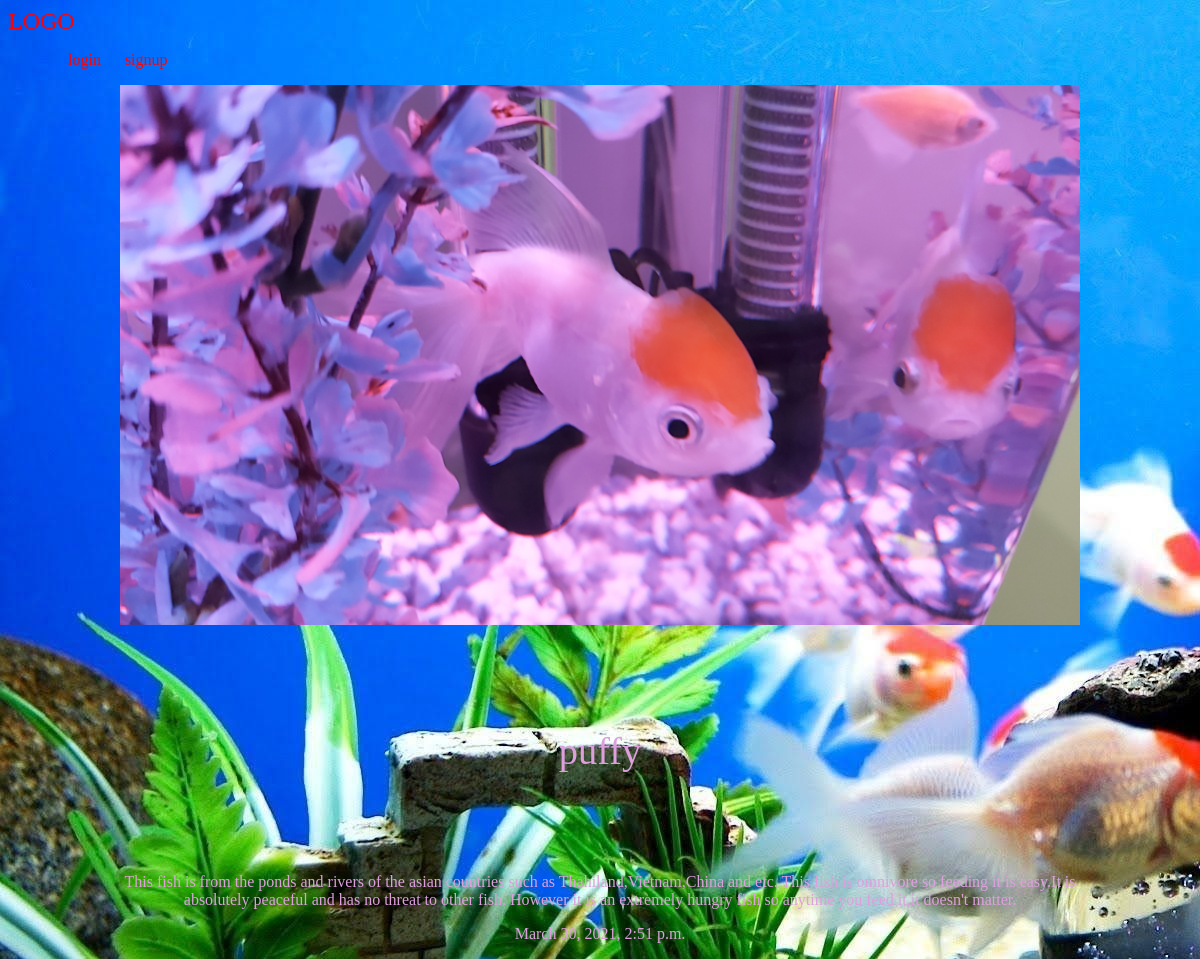
Screenshot of /shit/puffy with the database file from the repository.
### shit/models.py (models this page shows, shortened)
class Shit(models.Model):
    title = models.CharField(max_length = 100)
    slug = models.SlugField()
    body = models.TextField()
    date = models.DateTimeField(auto_now_add = True)
    image = models.ImageField(default='default.jpg',blank=True)
    author = models.ForeignKey(User,default=None,on_delete=models.CASCADE)

### shit/views.py (the view)
# urls.py: path('<slug>',views.shit_detail, name= "detail"),
def shit_detail(request,slug):
    shit = models.Shit.objects.get(slug=slug)
    return render(request, 'shit/shit_detail.html',{'shit':shit})

### shit/templates/shit/shit_detail.html
{%extends 'base.html' %}
{%block content%}
<div class="shit-detail">
  <div class="shit">
    <img src="{{shit.image.url}}" alt="">
    <h1>{{shit.title}}</h1>
    <p>{{shit.body}}</p>
    <p>{{shit.date}}</p>
  </div>
</div>
{%endblock%}

### assets/styles.css (style rules this page uses)
body { background-color: orange; background-image: url(puffy1.jpg); background-repesat-y:no-repeat; background-attachment: fixed; color:plum; }
body * { font-family:fantasy; }
h1,h2,h3,h4,h5 { font-weight:normal; margin:0; }
div.wrapper h1 { text-align:center; margin:100px auto; font-size:2.4em; }
.shit { padding:10px; border:1px solid light green; position:relative; padding-bottom:40px; }
.shit-detail .shit { padding:0; }
.shit-detail .shit img { max-width:100%; }
.shit-detail .shit p { text-align:center; }

### rows the page displays
Shit: image (picture), title "puffy", body "This fish is from the ponds and rivers of the asian countries such as Thahiland,Vietnam,China and etc. This fish is omnivore so feeding it is easy.It is absolutely peaceful and has no threat to other fish. However it is an extremely hungry fish so anytime you feed it,it doesn't matter.", date "March 30, 2021, 2:51 p.m."
